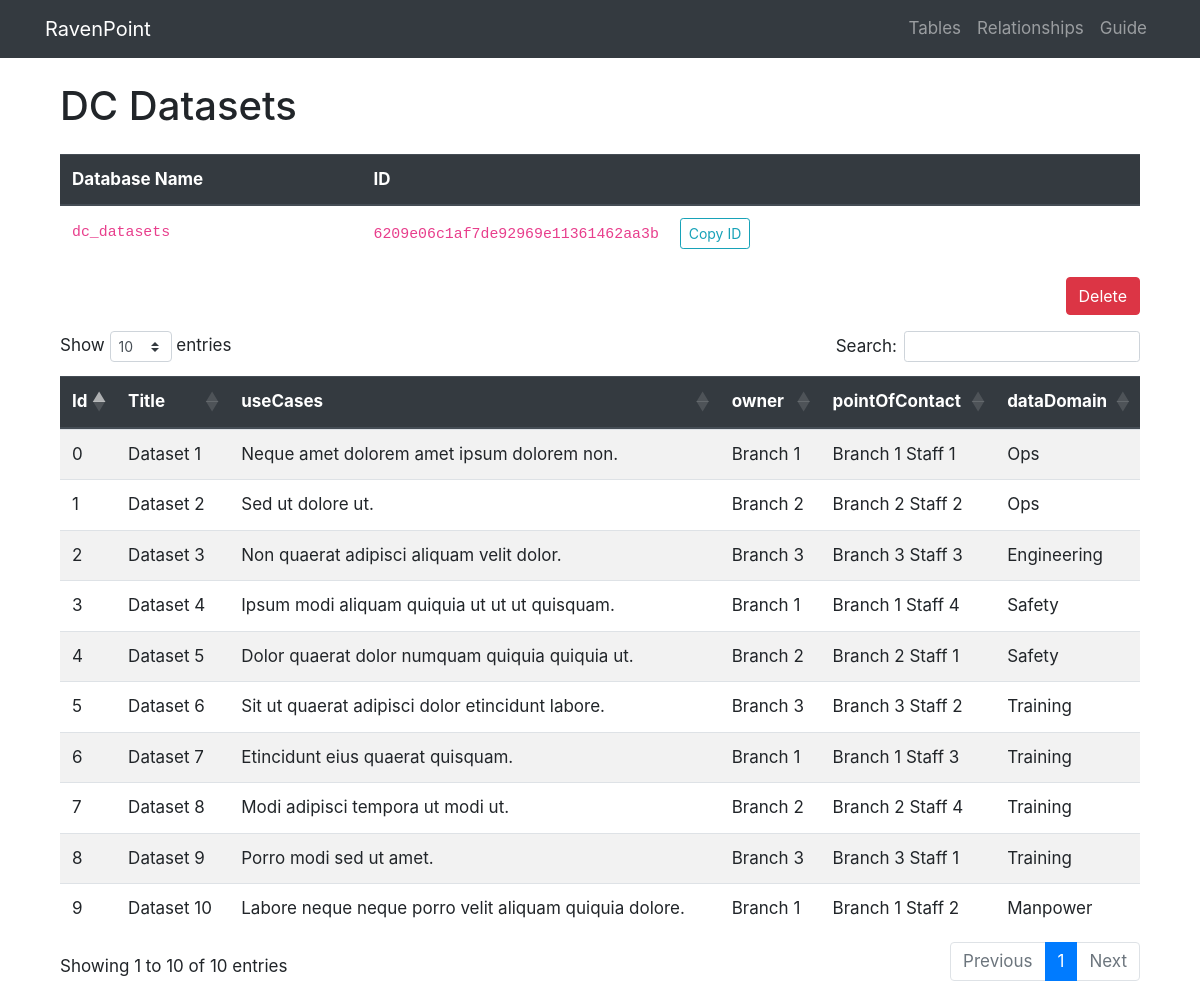
Page /table/6209e06c1af7de92969e11361462aa3b on the committed database.
### project/models.py (models this page shows, shortened)
class Table(db.Model):
  __tablename__ = 'tables'
  id = db.Column(db.String(128), primary_key=True)
  table_name = db.Column(db.String(256), unique=True, index=True)
  table_db_name = db.Column(db.String(256))

### tables this page shows
CREATE TABLE "dc_datasets" (
"Id" INTEGER,
  "Title" TEXT,
  "useCases" TEXT,
  "owner" TEXT,
  "pointOfContact" TEXT,
  "dataDomain" TEXT
);

### project/admin/views.py (the view)
@admin.route('/table/<string:id>', methods=['GET'])
def table_view(id):
    table = Table.query.filter_by(id=id).first_or_404()
    with sqlite3.connect(conn_string) as conn:
        df = pd.read_sql(f'SELECT * FROM {table.table_db_name}', conn)
    return render_template('table.html', table=df.to_dict('records'), id=id,
                            columns=df.columns.tolist(), table_name=table.table_name,
                            table_db_name=table.table_db_name)

### project/admin/templates/table.html (shortened to what this page needs)
{% extends 'base.html' %}
{% block content %}
<div class="container mt-4 mb-5">
  <h1>{{ table_name }}</h1>
  <table class="table mt-4">
    <thead class="thead-dark">
      <tr>
        <th>Database Name</th>
        <th>ID</th>
      </tr>
    </thead>
    <tr>
      <td><code>{{ table_db_name }}</code></td>
      <td>
        <code>{{ id }}</code>
        <button id="copy-id" class="btn btn-outline-info btn-sm ml-3">Copy ID</button>
      </td>
    </tr>
  </table>
  <div class="text-right">
    <button type="button" class="btn btn-danger" data-toggle="modal" data-target="#deleteTableModal">
      Delete
    </button>
  </div>
  <div class="table-container mt-3">
    <table class="table table-striped mt-5" id="main-table">
      <thead class="thead-dark">
        <tr>
          {% for column in columns %}
          <th scope="col">{{ column }}</th>
          {% endfor %}
        </tr>
      </thead>
      <tbody>
        {% for row in table %}
        <tr>
          {% for item in row.values() %}
          <td>{{ item }}</td>
          {% endfor %}
        </tr>
        {% endfor %}
      </tbody>
    </table>
  </div>
</div>
{% endblock %}

### project/static/css/custom.css (style rules this page uses)
body { overflow-x: scroll; scrollbar-width: none; -ms-overflow-style: none; font-size: 17px; }
th, td { white-space: no-wrap; }
.table-container { overflow-x: scroll; scrollbar-width: none; -ms-overflow-style: none; }

### rows in the picture
Table: table_name "DC Datasets", table_db_name "dc_datasets", id "6209e06c1af7de92969e11361462aa3b"
dc_datasets: values "0", Title "Dataset 1", useCases "Neque amet dolorem amet ipsum dolorem non.", owner "Branch 1", pointOfContact "Branch 1 Staff 1", dataDomain "Ops"
dc_datasets: values "1", Title "Dataset 2", useCases "Sed ut dolore ut.", owner "Branch 2", pointOfContact "Branch 2 Staff 2", dataDomain "Ops"
dc_datasets: values "2", Title "Dataset 3", useCases "Non quaerat adipisci aliquam velit dolor.", owner "Branch 3", pointOfContact "Branch 3 Staff 3", dataDomain "Engineering"
dc_datasets: values "3", Title "Dataset 4", useCases "Ipsum modi aliquam quiquia ut ut ut quisquam.", owner "Branch 1", pointOfContact "Branch 1 Staff 4", dataDomain "Safety"
dc_datasets: values "4", Title "Dataset 5", useCases "Dolor quaerat dolor numquam quiquia quiquia ut.", owner "Branch 2", pointOfContact "Branch 2 Staff 1", dataDomain "Safety"
dc_datasets: values "5", Title "Dataset 6", useCases "Sit ut quaerat adipisci dolor etincidunt labore.", owner "Branch 3", pointOfContact "Branch 3 Staff 2", dataDomain "Training"
dc_datasets: values "6", Title "Dataset 7", useCases "Etincidunt eius quaerat quisquam.", owner "Branch 1", pointOfContact "Branch 1 Staff 3", dataDomain "Training"
dc_datasets: values "7", Title "Dataset 8", useCases "Modi adipisci tempora ut modi ut.", owner "Branch 2", pointOfContact "Branch 2 Staff 4", dataDomain "Training"
dc_datasets: values "8", Title "Dataset 9", useCases "Porro modi sed ut amet.", owner "Branch 3", pointOfContact "Branch 3 Staff 1", dataDomain "Training"
dc_datasets: values "9", Title "Dataset 10", useCases "Labore neque neque porro velit aliquam quiquia dolore.", owner "Branch 1", pointOfContact "Branch 1 Staff 2", dataDomain "Manpower"

### other values in the picture
{{ column }} "Id" "Title" "useCases" "owner" "pointOfContact" "dataDomain"
